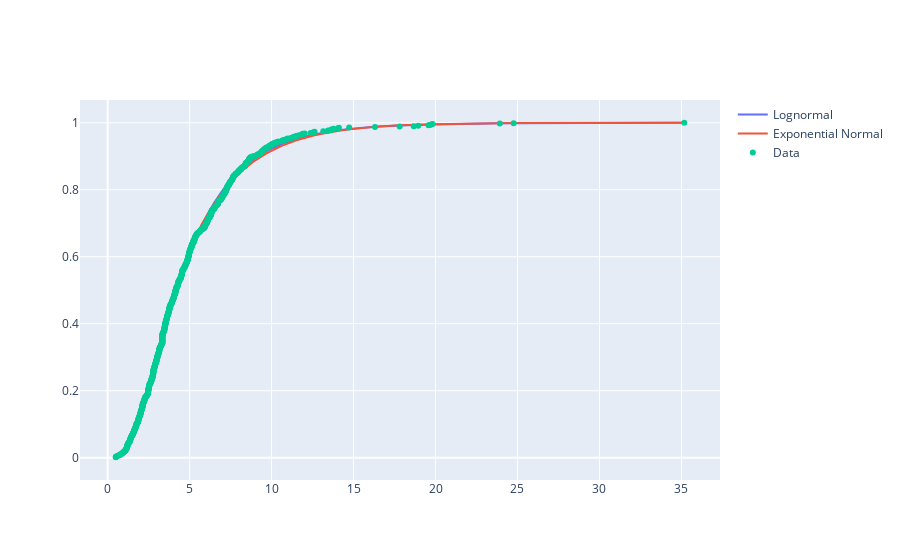

The cell this chart's notebook holds for it:
### Code cell
from scipy import stats

# # Fit a normal distribution to the data
# params_norm = stats.norm.fit(sserr)
# cdf_values_norm = stats.norm.cdf(sorted_sserr, *params_norm)

# Fit a log-normal distribution to the data
params_lognorm = stats.lognorm.fit(sserr)
cdf_values_lognorm = stats.lognorm.cdf(sorted_sserr, *params_lognorm)
print(params_lognorm)

# # Fit an exponential distribution to the data
# params_expon = stats.expon.fit(sserr)
# cdf_values_expon = stats.expon.cdf(sorted_sserr, *params_expon)

# Fit an Exponential Normal distribution to the data
params_exponnorm = stats.exponnorm.fit(sserr)
cdf_values_exponnorm = stats.exponnorm.cdf(sorted_sserr, *params_exponnorm)


fig = go.Figure()
# fig.add_trace(go.Scatter(x=sorted_sserr, y=cdf_values_norm, mode="lines", name="Normal"))
fig.add_trace(go.Scatter(x=sorted_sserr, y=cdf_values_lognorm, mode="lines", name="Lognormal"))
# fig.add_trace(go.Scatter(x=sorted_sserr, y=cdf_values_expon, mode="lines", name="Exponential"))
fig.add_trace(go.Scatter(x=sorted_sserr, y=cdf_values_exponnorm, mode="lines", name="Exponential Normal"))
fig.add_trace(go.Scatter(x=sorted_sserr, y=cdf, mode="markers", name="Data"))
fig.show()

### Figure 1 — Plotly figure (JSON) as saved in the notebook; plotly's stock layout.template omitted (floating-point values rounded to 4 significant figures; data arrays with more than 128 entries replaced by an {"elided": "..."} marker saying what was removed)
{"data": [{"mode": "lines", "name": "Lognormal", "type": "scatter", "x": {"elided": "785 float values"}, "y": {"elided": "785 float values"}}, {"mode": "lines", "name": "Exponential Normal", "type": "scatter", "x": {"elided": "785 float values"}, "y": {"elided": "785 float values"}}, {"mode": "markers", "name": "Data", "type": "scatter", "x": {"elided": "785 float values"}, "y": {"elided": "785 float values"}}], "layout": {}}
